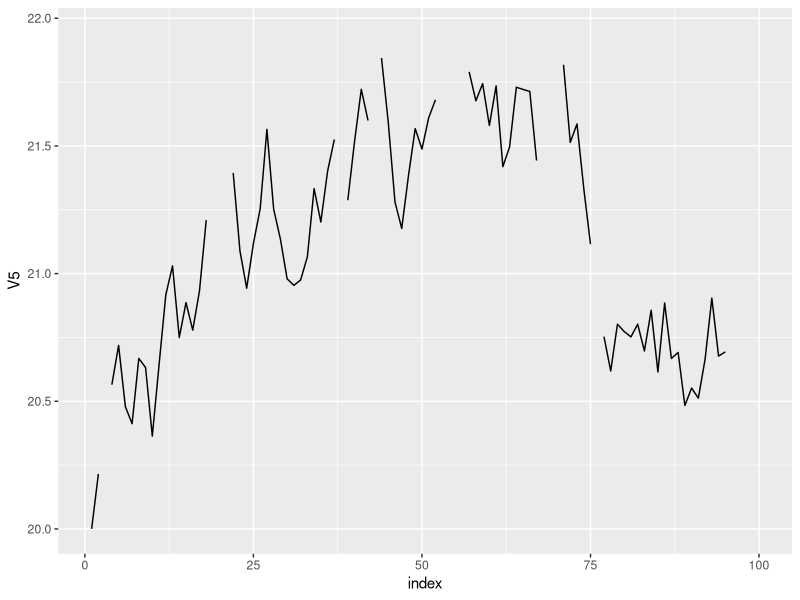
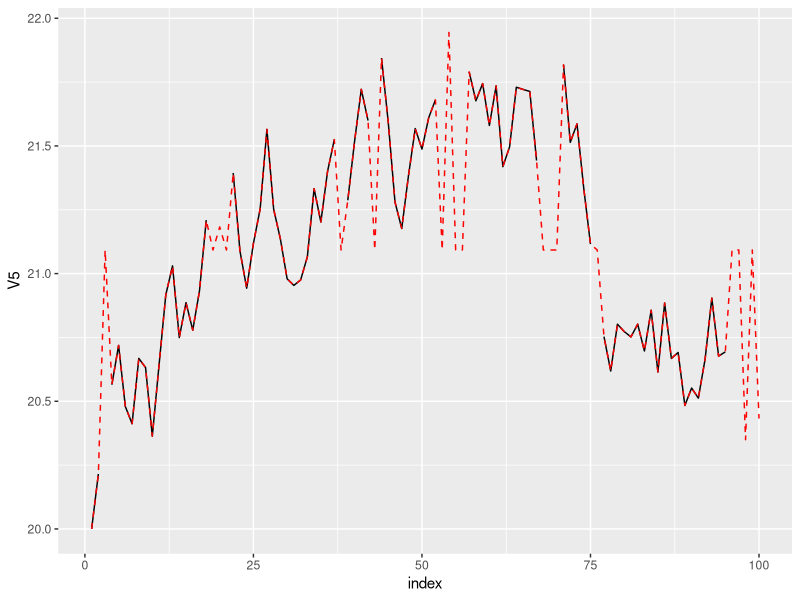
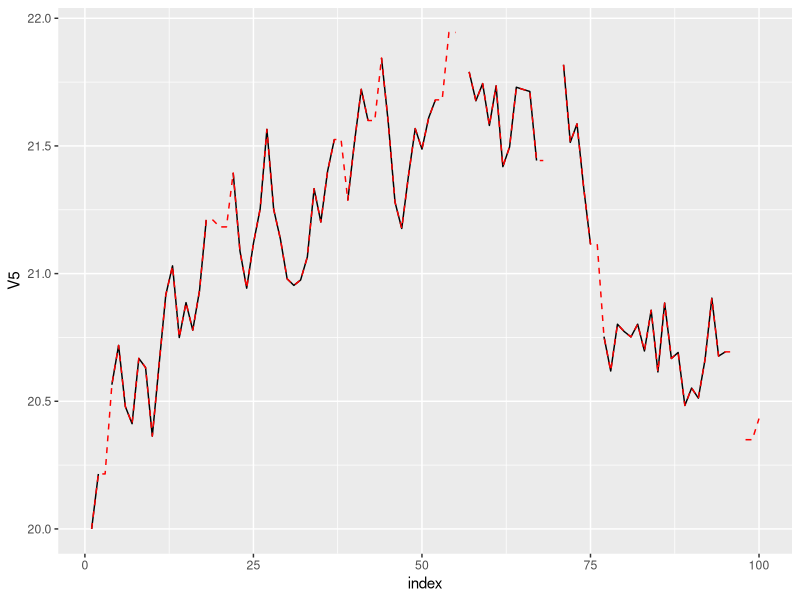

R code for these plots, in order:
library(dplyr)


# Simulación de datos -----------------------------------------------------
# Simulamos datos con distribuciones conocidas
size_pop <- 100
set.seed(12345)

df_simulated <- tibble(
  index = seq_len(size_pop),
  V1 = runif(size_pop),
  V2 = rnorm(size_pop),
  V3 = rnorm(size_pop, 100, 10),
  V4 = rpois(size_pop, lambda = 10)
)

library(purrr)
ups_downs <- runif(size_pop, -0.015, 0.015)
ups_downs[1] <- 20
df_simulated <- df_simulated %>% 
  mutate(V5 = accumulate(ups_downs, ~.x + .x * .y))

head(df_simulated)

# Inventamos datos missing
rows_with_na <- map(1:5, ~sample(1:size_pop, 15))
for(i in seq_along(rows_with_na)){
  df_simulated[[i + 1]][rows_with_na[[i]]] <- NA
}

# Check
map_lgl(df_simulated, ~any(is.na(.)))

check_na_per_column <- function(one_data_frame){
  map_lgl(one_data_frame, ~any(is.na(.)))
}


# Valor constante ---------------------------------------------------------
replace_with_mean <- function(x){
  # x is a column (or vector)
  if(is.integer(x)){
    if_else(is.na(x), as.integer(mean(x, na.rm = TRUE)), x)  # floor
  } else {
    if_else(is.na(x), mean(x, na.rm = TRUE), x)  
  }
} 

df_imputed <- df_simulated %>% 
  mutate(across(starts_with("V"), replace_with_mean))

head(df_imputed)

check_na_per_column(df_imputed)
# Muestra aleatoria -------------------------------------------------------

# - `V1`: uniform distribution between 0 and 1.
# - `V2`: normal distribution with mean 0 and variance 1.
# - `V3`: normal distribution with mean 100 and variance 10.
# - `V4`: Poisson distribution with $\lambda = 10$.
# - `V5`: something random.


# First I create a copy of the data frame for being able to keep using the 
# original one
df_imputed <- df_simulated

how_many_na <- sum(is.na(df_imputed$V1))

set.seed(789)
df_imputed$V1[is.na(df_imputed$V1)] <- runif(how_many_na)

check_na_per_column(df_imputed)

# Dato previo -------------------------------------------------------------
library(ggplot2)
ggplot(df_simulated) + 
  geom_line(aes(x = index, y = V5))

df_imputed <- df_simulated %>% 
  mutate(V5_replaced = coalesce(V5, mean(V5, na.rm = TRUE))) 

df_imputed %>% 
  ggplot() + 
  geom_line(aes(x = index, y = V5)) + 
  geom_line(aes(x = index, y = V5_replaced), color = "red", linetype = 2)

df_imputed <- df_simulated %>% 
  select(index, V5) %>% 
  mutate(V5_lag = lag(V5, n = 1), # 1 period
         V5_fixed = if_else(is.na(V5), V5_lag, V5))

df_imputed

df_imputed %>% 
  ggplot() + 
  geom_line(aes(x = index, y = V5)) + 
  geom_line(aes(x = index, y = V5_fixed), color = "red", linetype = 2)

# Media móvil -------------------------------------------------------------

library(purrr)

df_imputed <- df_simulated

df_imputed$V5 <- imap_dbl(df_simulated$V5, function(.x, .y){
  # .x represents the value in the iteration
  # .y represents the index of the interation
  
  if(!is.na(.x)){
    return(.x) 
  } else {
    prev_value <- df_simulated$V5[.y - 1] 
    next_value <- df_simulated$V5[.y + 1] 
    
    return(mean(c(prev_value, next_value)))  
  }
})

